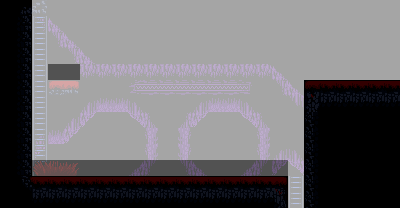

Tiled map render using the project's own tile images. Description and the map definition, with tile-layer contents summarised, below:
An orthogonal 25x13 tile map with 16x16 px tiles, 5 tile layers (Back2, Back, Deafult, Front, ...), 2 tilesets and 9 objects (CHECKPOINT, Moving Plataform).

<map version="1.10" tiledversion="1.10.2" orientation="orthogonal" renderorder="right-down" width="25" height="13" tilewidth="16" tileheight="16" infinite="0" nextlayerid="15" nextobjectid="46">
 <properties>
  <property name="BottomSection" type="int" value="3" />
  <property name="LeftSection" type="int" value="-1" />
  <property name="Level" type="int" value="4" />
  <property name="RightSection" type="int" value="5" />
  <property name="TopSection" type="int" value="-1" />
 </properties>
 <tileset firstgid="1" source="../Level1_Tileset.tsx" />
 <tileset firstgid="801" source="../PathfindingLayout.tsx" />
 <layer id="3" name="Back2" width="25" height="13">
  <data>[325 cells, 85 non-empty, 4 distinct tile ids]</data>
 </layer>
 <layer id="11" name="Back" width="25" height="13">
  <data>[325 cells, 59 non-empty, 16 distinct tile ids]</data>
 </layer>
 <layer id="2" name="Deafult" width="25" height="13">
  <data>[325 cells, 12 non-empty, 1 distinct tile ids]</data>
 </layer>
 <layer id="1" name="Front" width="25" height="13">
  <data>[325 cells, 68 non-empty, 16 distinct tile ids]</data>
 </layer>
 <layer id="14" name="PathfindingLayout" width="25" height="13" opacity="0.65">
  <data>[325 cells, 325 non-empty, 3 distinct tile ids]</data>
 </layer>
 <objectgroup id="10" name="Objects">
  <object id="43" name="CHECKPOINT" x="168" y="176">
   <properties>
    <property name="Type" value="CheckPoint" />
   </properties>
   <point />
  </object>
  <object id="44" name="Moving Plataform" x="128" y="80" width="128" height="16">
   <properties>
    <property name="IsVertical" type="bool" value="false" />
    <property name="PlatformType" type="int" value="2" />
    <property name="Type" value="MovingPlatform" />
   </properties>
  </object>
 </objectgroup>
 <objectgroup id="8" name="Colliders" opacity="0.9">
  <object id="25" x="0" y="0" width="32" height="208">
   <properties>
    <property name="AFFECTING_LAYERS" value="PLAYER_LAYER" />
    <property name="OBJECT_LAYERS" value="GROUND_LAYER" />
   </properties>
  </object>
  <object id="26" x="32" y="0" width="16" height="16">
   <properties>
    <property name="AFFECTING_LAYERS" value="PLAYER_LAYER" />
    <property name="OBJECT_LAYERS" value="GROUND_LAYER" />
   </properties>
  </object>
  <object id="27" x="32" y="176" width="256" height="32">
   <properties>
    <property name="AFFECTING_LAYERS" value="PLAYER_LAYER" />
    <property name="OBJECT_LAYERS" value="GROUND_LAYER" />
   </properties>
  </object>
  <object id="28" x="304" y="80" width="96" height="128">
   <properties>
    <property name="AFFECTING_LAYERS" value="PLAYER_LAYER" />
    <property name="OBJECT_LAYERS" value="GROUND_LAYER" />
   </properties>
  </object>
  <object id="29" x="288" y="176" width="16" height="32">
   <properties>
    <property name="AFFECTING_LAYERS" value="USE_LADDER_LAYER" />
    <property name="OBJECT_LAYERS" value="LADDER_LAYER" />
   </properties>
  </object>
  <object id="30" x="32" y="16" width="16" height="160">
   <properties>
    <property name="AFFECTING_LAYERS" value="USE_LADDER_LAYER" />
    <property name="OBJECT_LAYERS" value="LADDER_LAYER" />
   </properties>
  </object>
  <object id="45" x="48" y="80" width="32" height="16">
   <properties>
    <property name="AFFECTING_LAYERS" value="PLAYER_LAYER" />
    <property name="OBJECT_LAYERS" value="GROUND_LAYER" />
   </properties>
  </object>
 </objectgroup>
</map>
